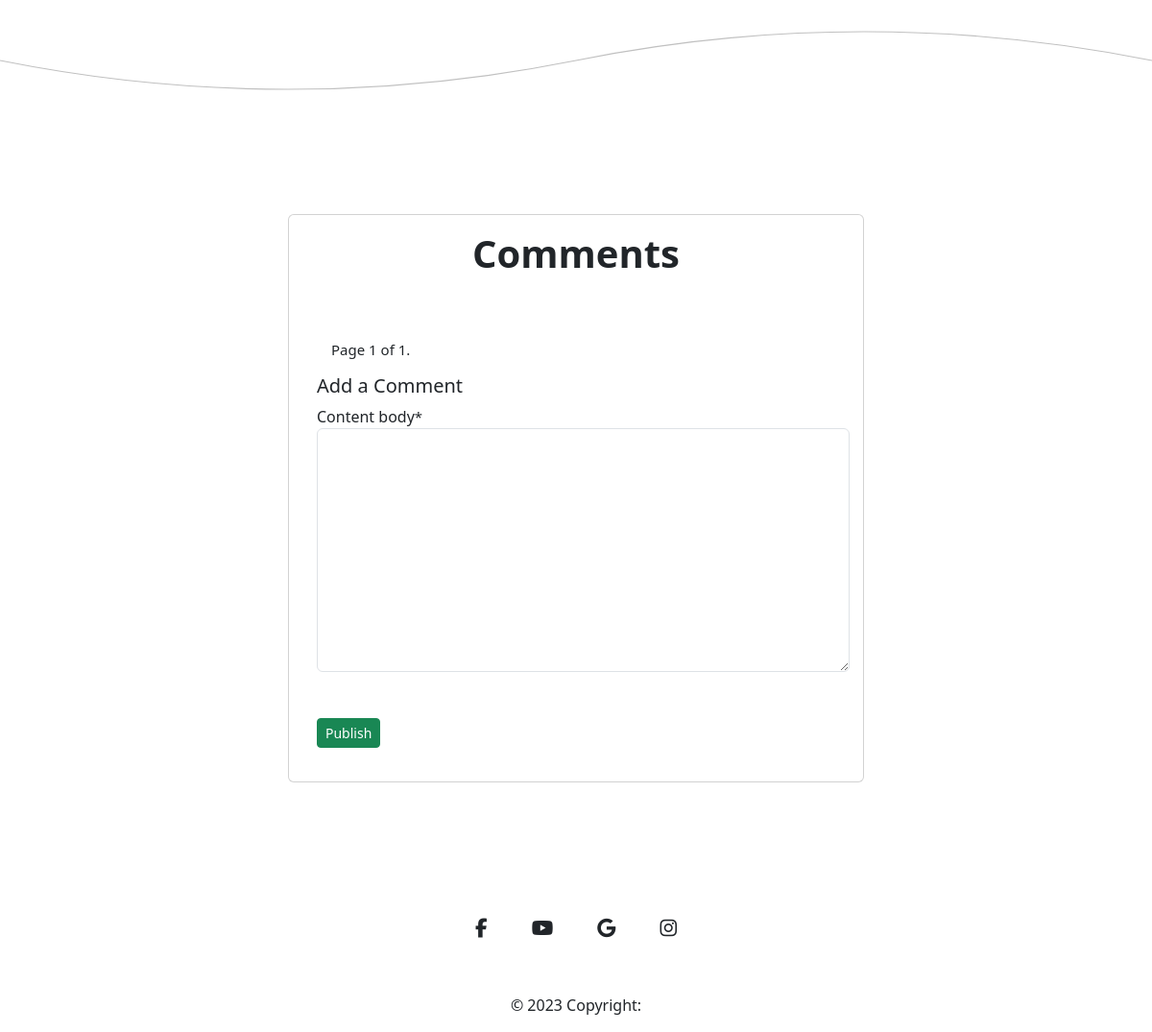
Page /recipes/9/ (signed in, lower part) on the earlier database version.
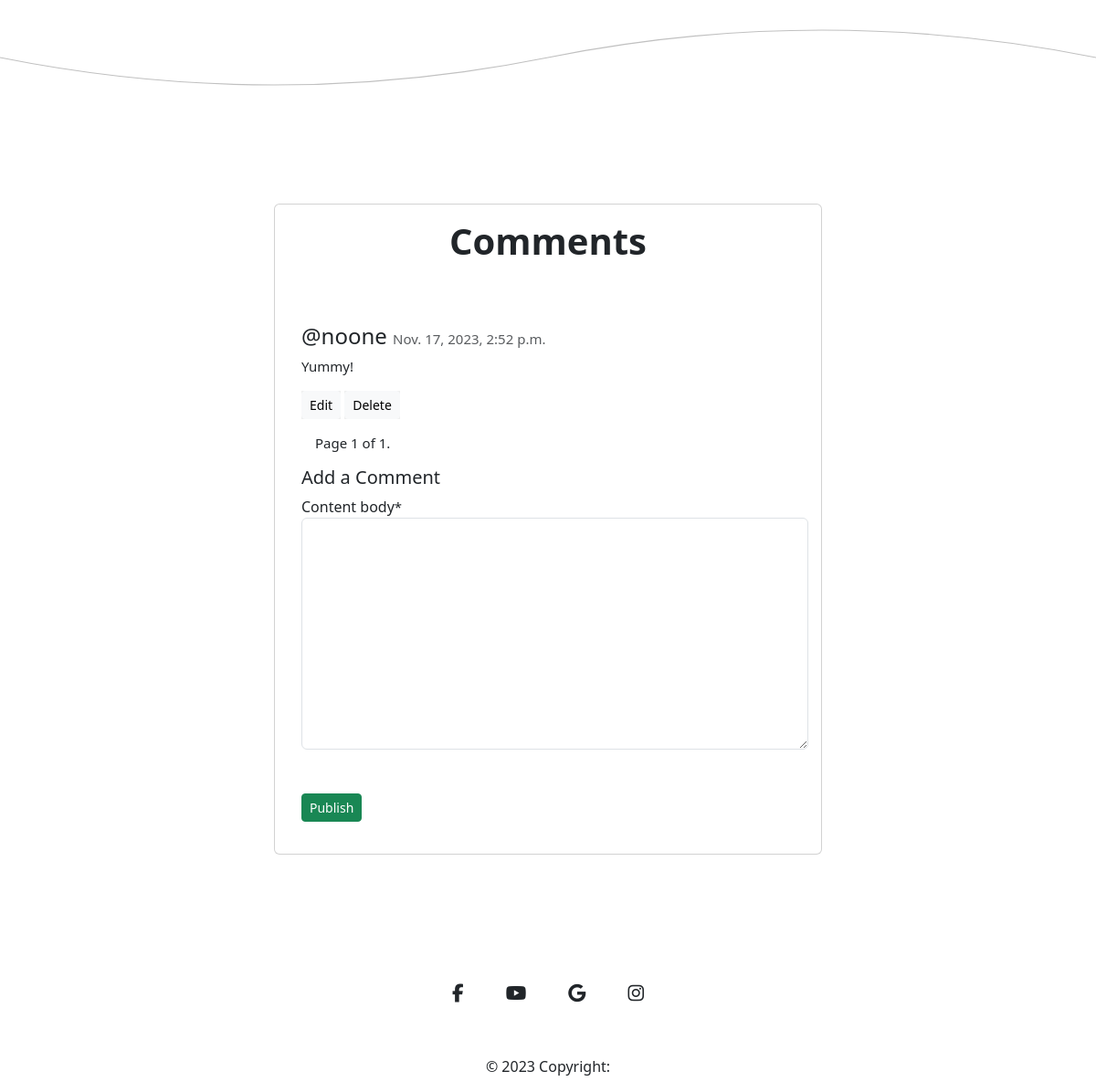
Same page on the later database version.
### cook_recipe/models.py (models this page shows, shortened)
class Comment(models.Model):
    recipe = models.ForeignKey(Recipe, on_delete=models.CASCADE)
    user = models.ForeignKey(
        User,
        on_delete=models.CASCADE,
        null=True,
        blank=True
    )
    email = models.EmailField(max_length=50, blank=True, null=True)
    content_body = models.TextField(max_length=400)
    comment_approved = models.BooleanField(default=False)
    created_on = models.DateTimeField(auto_now_add=True)

### cook_recipe/views.py (the view, shortened to what this page needs)
def recipe_content(request, recipe_id):
    recipe = get_object_or_404(Recipe, pk=recipe_id)
    comments = recipe.comment_set.all().order_by('-created_on')
    paginator = Paginator(comments, 4)  # Show 4 comments per page
    page = request.GET.get('page')
    comments = paginator.get_page(page)
    form = CommentForm()
    return render(request,
                  'recipe_content.html',
                  {'form': form, 'recipe': recipe, 'comments': comments})

### cook_recipe/forms.py
class CommentForm(forms.ModelForm):
    class Meta:
        model = Comment
        fields = ('content_body',)

### templates/recipe_content.html (shortened to what this page needs)
{% extends 'base.html' %}
{% load static%}
{% load crispy_forms_tags%}
{% block content %}
<svg xmlns="http://www.w3.org/2000/svg" viewBox="0 0 1000 100" preserveAspectRatio="none">
    <path d="M0 50 Q 250 100 500 50 T 1000 50" fill="none" stroke="silver" stroke-width="1"></path>
</svg>
<div class="d-flex justify-content-center mt-100 mb-100">
    <div class="col-lg-6">
        <div class="card">
            <div class="card-body text-center">
                <h3 class="card-title fs-1">Comments</h3>
            </div>
            <div class="comment-widgets">
                <div class="d-flex flex-row comment-row m-t-0">
                    <div class="comment-text w-100">
                        {% for comment in comments %}
                             <h4 class="fs-4 mt-3">@{{ comment.user }} <span class="text-muted float-right">{{ comment.created_on }}</span></h4>
                             <span class="m-b-15 d-block">{{ comment.content_body }}</span>
                             {% if user.is_authenticated %}
                             {% if user == comment.user or user.is_staff %}
                                 <button><a href="{% url 'edit_comment' comment.id %}" class="btn btn-light btn-sm">Edit</a></button>
                                 <button><a href="{% url 'delete_comment' comment.id %}" class="btn btn-light btn-sm">Delete</a></button>
                             {% endif %}
                         {% endif %}
                        {% endfor %}
                        <div class="pagination">
                            <span class="step-links">
                                <span class="current">
                                    Page {{ comments.number }} of {{ comments.paginator.num_pages }}.
                                </span>
                            </span>
                        </div>
                        {% if user.is_authenticated %}
                            <h5>Add a Comment</h5>
                            <form method="post">
                                {{ form|crispy }}
                                <button type="submit" class="btn btn-success btn-sm mt-5">Publish</button>
                            </form>
                        {% else %}
                            <p>You must be Logged in to post a comment <a href="{% url 'account_login' %}">click here</a> to login </p>
                        {% endif %}
                    </div>
                </div>
            </div>
        </div>
    </div>
</div>
{% endblock %}

Differences in the rows shown:
added Comment: user "noone", created_on "Nov. 17, 2023, 2:52 p.m.", content_body "Yummy!", shows "Edit"
